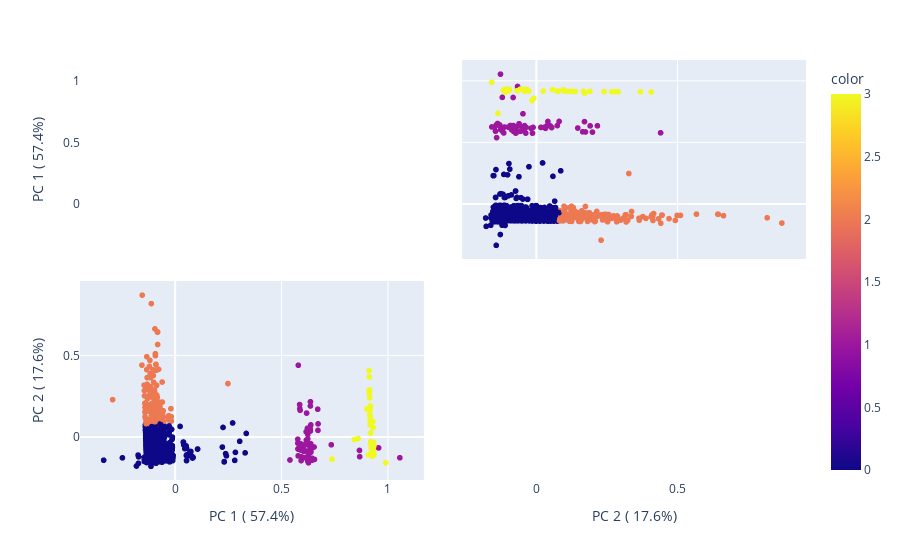

The cell this chart's notebook holds for it:
### Code cell
PCA_graph(tower_general,4,'assesstot')

### Figure 1 — Plotly figure (JSON) as saved in the notebook; plotly's stock layout.template omitted (floating-point values rounded to 4 significant figures; data arrays with more than 128 entries replaced by an {"elided": "..."} marker saying what was removed)
{"data": [{"diagonal": {"visible": false}, "dimensions": [{"axis": {"matches": true}, "label": "PC 1 ( 57.4%)", "values": {"elided": "1067 float values"}}, {"axis": {"matches": true}, "label": "PC 2 ( 17.6%)", "values": {"elided": "1067 float values"}}], "hovertemplate": "%{xaxis.title.text}=%{x}<br>%{yaxis.title.text}=%{y}<br>color=%{marker.color}<extra></extra>", "legendgroup": "", "marker": {"color": {"elided": "1067 int values"}, "coloraxis": "coloraxis", "symbol": "circle"}, "name": "", "showlegend": false, "type": "splom"}], "layout": {"autosize": true, "coloraxis": {"colorbar": {"title": {"text": "color"}}, "colorscale": [[0, "#0d0887"], [0.1111, "#46039f"], [0.2222, "#7201a8"], [0.3333, "#9c179e"], [0.4444, "#bd3786"], [0.5556, "#d8576b"], [0.6667, "#ed7953"], [0.7778, "#fb9f3a"], [0.8889, "#fdca26"], [1, "#f0f921"]]}, "dragmode": "select", "legend": {"tracegroupgap": 0}, "margin": {"t": 60}, "xaxis": {"autorange": true, "range": [-0.46, 1.182], "type": "linear"}, "xaxis2": {"autorange": true, "range": [-0.2728, 0.9648], "type": "linear"}, "yaxis": {"autorange": true, "range": [-0.46, 1.182], "type": "linear"}, "yaxis2": {"autorange": true, "range": [-0.2728, 0.9648], "type": "linear"}}}
